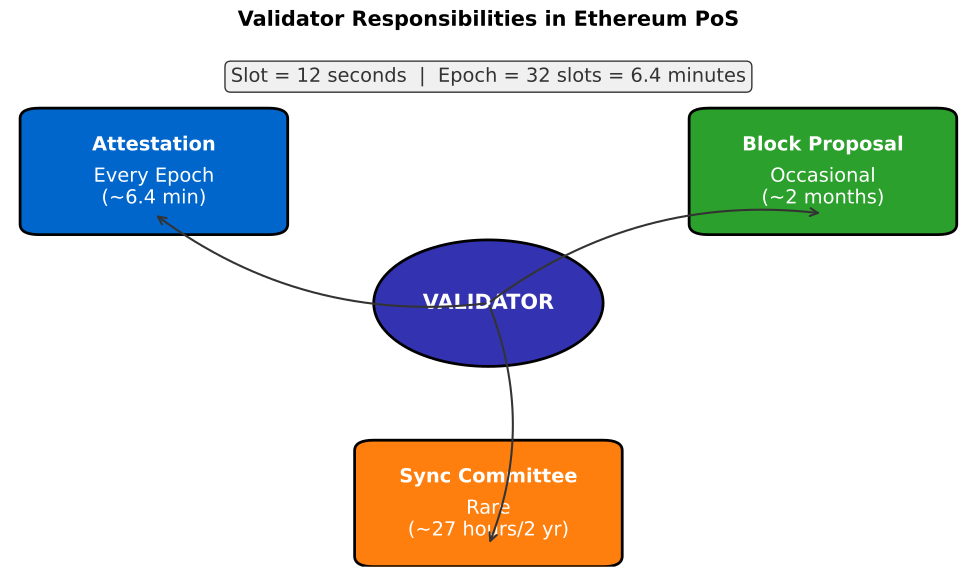

Write the Python code that produced this figure.
"""
Validator Duties
Shows attestation, proposal, and sync committee responsibilities
"""

import matplotlib.pyplot as plt
import matplotlib.patches as patches
from matplotlib.patches import FancyBboxPatch, Circle
import numpy as np
from pathlib import Path

CHART_METADATA = {
    'title': 'Validator Duties',
    'url': 'https://github.com/Digital-AI-Finance/Blockchain_Crypto/tree/main/Module_A_Blockchain_Foundations/L09_Proof_of_Stake/charts/03_validator_duties'
}

plt.rcParams.update({
    'font.size': 14,
    'axes.labelsize': 14,
    'axes.titlesize': 16,
    'xtick.labelsize': 12,
    'ytick.labelsize': 12,
    'legend.fontsize': 12,
    'figure.figsize': (10, 6),
    'figure.dpi': 150
})

MLPURPLE = '#3333B2'
MLBLUE = '#0066CC'
MLORANGE = '#FF7F0E'
MLGREEN = '#2CA02C'
MLRED = '#D62728'
MLLAVENDER = '#ADADE0'

fig, ax = plt.subplots(figsize=(10, 6))

# Central validator
validator_circle = Circle((0.50, 0.50), 0.12, facecolor=MLPURPLE,
                           edgecolor='black', linewidth=2)
ax.add_patch(validator_circle)
ax.text(0.50, 0.50, 'VALIDATOR', ha='center', va='center',
        fontsize=12, fontweight='bold', color='white')

# Three duties around the validator
duties = [
    (0.15, 0.75, 'Attestation', MLBLUE, 'Every Epoch\n(~6.4 min)', '~99% of rewards'),
    (0.85, 0.75, 'Block Proposal', MLGREEN, 'Occasional\n(~2 months)', 'TX fees + rewards'),
    (0.50, 0.12, 'Sync Committee', MLORANGE, 'Rare\n(~27 hours/2 yr)', 'Light client help'),
]

for x, y, title, color, freq, reward in duties:
    box = FancyBboxPatch((x - 0.12, y - 0.10), 0.24, 0.20,
                          boxstyle="round,pad=0.02", facecolor=color,
                          edgecolor='black', linewidth=2)
    ax.add_patch(box)
    ax.text(x, y + 0.05, title, ha='center', va='center',
            fontsize=11, fontweight='bold', color='white')
    ax.text(x, y - 0.03, freq, ha='center', va='center',
            fontsize=9, color='white')

    # Arrow from validator to duty
    ax.annotate('', xy=(x, y - 0.10 + 0.02), xytext=(0.50, 0.50),
                arrowprops=dict(arrowstyle='->', color='#333', lw=1.5,
                               connectionstyle="arc3,rad=-0.2"))

# Timing info at bottom
timing_text = 'Slot = 12 seconds  |  Epoch = 32 slots = 6.4 minutes'
props = dict(boxstyle='round,pad=0.3', facecolor='#F0F0F0', edgecolor='#333')
ax.text(0.50, 0.92, timing_text, ha='center', fontsize=11,
        bbox=props, color='#333')

ax.set_xlim(0, 1)
ax.set_ylim(0, 1)
ax.axis('off')

plt.title('Validator Responsibilities in Ethereum PoS', fontweight='bold', fontsize=15, pad=10)
plt.tight_layout()

output_path = Path(__file__).parent / 'chart.pdf'
plt.savefig(output_path, bbox_inches='tight', dpi=300)
print(f"Chart saved to: {output_path.absolute()}")
plt.close()
